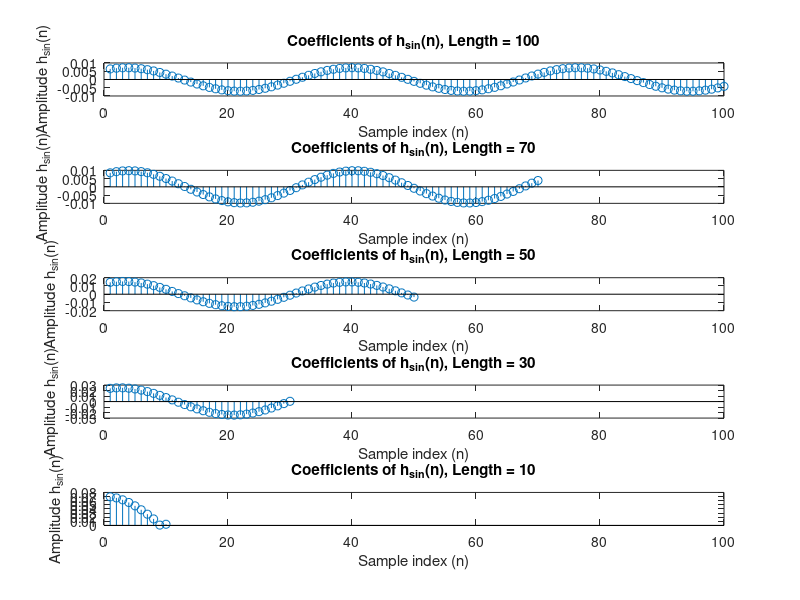

MATLAB code to generate this figure:

h_BB_reversedOrder = [-.00141272;
        -.000657779;
        -.000252045;
        -.000145228;
        -.000617492;
        -.000191559;
        .000119438;
        .000290811;
        .000167393;
        .000182847;
        -3.09946e-5;
        -.00026106;
        4.44179e-5;
        .000438254;
        .000630993;
        .000814702;
        .000689883;
        .000642405;
        .000780218;
        .000765876;
        .000596609;
        .000212804;
        -.00015842;
        -.000493322;
        -.000456846;
        -.000281913;
        -.000351245;
        -.000389521;
        -.000415859;
        -.00032167;
        -.000236221;
        -.000365496;
        -.000825367;
        -.00112215;
        -.000978803;
        -.00080876;
        -.000523907;
        -.000273839;
        -1.74858e-5;
        .00012968;
        .000297517;
        .00039157;
        .000309692;
        .000567595;
        .000793763;
        .00086271;
        .00104966;
        .00129369;
        .00121516;
        .00111702;
        .000983938;
        .000800474;
        .000617981;
        .000251385;
        -.000365834;
        -.000617057;
        -.000655467;
        -.000434984;
        -.000450132;
        -.000837581;
        -.00110953;
        -.0010192;
        -.000682965;
        -.000113112;
        .000145882;
        4.88261e-5;
        .000127582;
        -5.93261e-6;
        .000268949;
        .000472477;
        .000727159;
        .000480282;
        .000196024;
        8.17864e-5;
        -2.55988e-5;
        .000364708;
        .000698414;
        .000825581;
        .000624775;
        .000259453;
        -.000129758;
        -.000466599;
        -.000631378;
        -.00055212;
        -.000696473;
        -.000889099;
        -.000898535;
        -.000821679;
        -.000611938;
        -.000380395;
        -.00020353;
        -.000333252;
        -.000216571;
        .000105189;
        .000253755;
        .000254397;
        .000429243;
        .000433591;
        .00078856;
        .000940862;
        .000931926;
        .000982811;
        .00105755;
        .00140907;
        .00149995;
        .00141607;
        .000723957;
        .000328487;
        2.76906e-5;
        -.000205565;
        -.000423485;
        -.000897024;
        -.00131941;
        -.00142747;
        -.00103157;
        -.000633993;
        -.000457755;
        -.000476328;
        -.000499022;
        -.000590104;
        -.000557087;
        -.000654081;
        -.000706798;
        -.000386317;
        -.000159001;
        -2.58096e-6;
        -.000107082;
        -.000230291;
        3.19991e-5;
        .000482579;
        .000821164;
        .00115511;
        .00120296;
        .00133516;
        .00166862;
        .00175554;
        .00171744;
        .00141179;
        .000604784;
        -.000297363;
        -.000841691;
        -.000827251;
        .00027397;
        .000732172;
        .000930474;
        .000301475;
        -.000628479;
        -.00106053;
        -.000873266;
        -.000249997;
        -.000132312;
        -.000179967;
        -.000347866;
        -.000210684;
        .00044521;
        .00121758;
        .00140804;
        .000761121;
        .000255313;
        .000749035;
        .00115672;
        .00121131;
        .000868579;
        .000376071;
        .000119052;
        .000508669;
        .000218091;
        -.000416066;
        -.000868279;
        -.000553352;
        .000725122;
        .00124181;
        .000551526;
        -.000583037;
        -.00108452;
        -.000968645;
        -.000533759;
        -.000666731;
        -.00161321;
        -.00241413;
        -.00184122;
        -.000757215;
        -.000280423;
        -.00024884;
        6.76651e-5;
        .000972938;
        .00106875;
        .000535781;
        .000415205;
        .000318108;
        .00150698;
        .00381178;
        .00390535;
        .00256514;
        .00229319;
        .00266915;
        .00321265;
        .00206183;
        -.00030724;
        -.00179824;
        -.00217024;
        -.00107075;
        .000376813;
        -.000496404;
        -.00290908;
        -.00340027;
        -.00163203;
        .00120175;
        .0031251;
        .00183827;
        -.00152242;
        -.00292401;
        -.00143692;
        .00171916;
        .00237708;
        -.000994343;
        -.00321863;
        -.000952024;
        .00248545;
        .00342764;
        .00275113;
        .000646626;
        7.18166e-5;
        .00172346;
        .00285203;
        .0011248;
        -.00276784;
        -.00351308;
        -.00404589;
        -.00576478;
        -.00627417;
        -.00461246;
        -.0029044;
        -.0023959;
        -.000812939;
        -.000813743;
        -.000212602;
        .00344022;
        .00350009;
        .000415846;
        -.00268262;
        -.00478718;
        -.0026969;
        .00115534;
        .00348059;
        .00404951;
        .00113131;
        -.00435468;
        .000430783;
        .0113827;
        .0173366;
        .0125891;
        -.00262453;
        -.00643324;
        .00641665;
        .0210815;
        .0173755;
        -.00879144;
        -.0267158;
        -.0145421;
        .00979372;
        .0199397;
        .0069828;
        -.0111964;
        -.0129418;
        .00488667;
        .0181088;
        .011256;
        -.00197886;
        -.0194854;
        -.0319395;
        -.0220775;
        -.00846599;
        -.0102601;
        -.00636326;
        -.00988754;
        -.0149764;
        .00849097;
        .0302413;
        .0240454;
        .00965893;
        .000758763;
        -.00601488;
        -.00121768;
        .00458289;
        .000735437;
        -.00283795;
        -.00108667;
        .0017589;
        .0008376;
        -.000789678;
        -.000546514;
        .000414681;
        .000500272;
        -4.29855e-5;
        -9.60023e-5;
        .000147468;
        .000213372;
        .000143693;
        5.29525e-5;
        6.39882e-5;
        5.67605e-5;
        8.90269e-5;
        2.72659e-5;
        -6.38299e-5;
        -3.62145e-5;
        -3.49186e-5;
        -7.1811e-5;
        -8.98332e-5;
        -3.10874e-5;
        -6.59179e-5;
        -4.36235e-5;
        1.21481e-6;
        -2.48148e-5;
        -3.69303e-6;
        -9.97263e-6;
        2.762e-5;
        -7.21136e-6;
        3.04775e-6;
        6.1665e-5;
        -8.18706e-6;
        2.2994e-5;
        5.36919e-5;
        2.25576e-5;
        .000169764];

h_sin_reversedOrder = [.000853052;
        .000702412;
        .00053087;
        .0003435;
        .000145913;
        -5.60225e-5;
        -.000256271;
        -.000448892;
        -.000628139;
        -.000788714;
        -.000925761;
        -.00103527;
        -.00111392;
        -.00115939;
        -.00117038;
        -.00114644;
        -.00108845;
        -.000997963;
        -.000877792;
        -.000731493;
        -.000563404;
        -.000378525;
        -.000182394;
        1.91803e-5;
        .000220171;
        .000414607;
        .000596682;
        .000760996;
        .000902664;
        .00101741;
        .00110189;
        .0011535;
        .00117079;
        .0011532;
        .00110133;
        .00101659;
        .000901595;
        .000759748;
        .000595275;
        .000413082;
        .000218585;
        1.75723e-5;
        -.000183966;
        -.000380012;
        -.000564744;
        -.000732675;
        -.000878756;
        -.000998682;
        -.00108885;
        -.00114659;
        -.0011702;
        -.00115894;
        -.00111321;
        -.00103424;
        -.000924544;
        -.000787291;
        -.000626586;
        -.000447236;
        -.000254545;
        -5.42797e-5;
        .0001476;
        .00034508;
        .00053229;
        .000703655;
        .00085405;
        .00097904;
        .00107482;
        .00113864;
        .00116849;
        .00116359;
        .00112404;
        .00105095;
        .000946601;
        .000814067;
        .000657289;
        .000480926;
        .000290248;
        9.09222e-5;
        -.000111111;
        -.000309824;
        -.000499317;
        -.000673942;
        -.000828492;
        -.000958392;
        -.0010597;
        -.00112947;
        -.00116559;
        -.00116699;
        -.0011337;
        -.00106657;
        -.000967721;
        -.000840033;
        -.000687306;
        -.00051411;
        -.00032561;
        -.000127419;
        7.45778e-5;
        .000274361;
        .000465958;
        .000643693;
        .000802244;
        .00093695;
        .00104375;
        .00111942;
        .00116178;
        .0011696;
        .0011425;
        .00108143;
        .000988124;
        .000865417;
        .000716928;
        .000547094;
        .000360989;
        .000164111;
        -3.76462e-5;
        -.000238268;
        -.000431808;
        -.000612445;
        -.000774864;
        -.000914206;
        -.00102634;
        -.00110787;
        -.00115641;
        -.00117049;
        -.00114969;
        -.00109473;
        -.00100711;
        -.000889489;
        -.000745371;
        -.000579079;
        -.000395517;
        -.000200163;
        1.13641e-6;
        .00020241;
        .00039767;
        .000581074;
        .000747176;
        .000891051;
        .00100838;
        .00109574;
        .00115035;
        .00117073;
        .00115629;
        .00110739;
        .00102558;
        .000913168;
        .000773585;
        .000610949;
        .000430135;
        .000236517;
        3.58483e-5;
        -.000165879;
        -.000362668;
        -.000548638;
        -.000718275;
        -.00086651;
        -.000988982;
        -.00108188;
        -.00114266;
        -.00116936;
        -.00116125;
        -.00111853;
        -.00104254;
        -.000935458;
        -.000800505;
        -.000641756;
        -.000463859;
        -.000272138;
        -7.23257e-5;
        .00012965;
        .000327758;
        .000516113;
        .000689088;
        .000841575;
        .000968985;
        .00106753;
        .00113429;
        .00116726;
        .00116553;
        .001129;
        .00105887;
        .000957236;
        .000827094;
        .000672307;
        .000497501;
        .000307896;
        .000109111;
        -9.29146e-5;
        -.000292177;
        -.000482739;
        -.00065892;
        -.000815467;
        -.000947727;
        -.00105178;
        -.00112453;
        -.0011637;
        -.00116829;
        -.00113805;
        -.00107396;
        -.000977853;
        -.000852614;
        -.000702011;
        -.000530492;
        -.000343164;
        -.000145632;
        5.62362e-5;
        .000256431;
        .000448985;
        .000628186;
        .000788646;
        .00092563;
        .00103506;
        .00111365;
        .00115908;
        .00117002;
        .00114605;
        .00108803;
        .000997546;
        .000877366;
        .000731062;
        .000562957;
        .00037813;
        .000182009;
        -1.95116e-5;
        -.000220459;
        -.00041483;
        -.000596855;
        -.000761116;
        -.000902697;
        -.00101741;
        -.00110183;
        -.00115336;
        -.0011706;
        -.00115296;
        -.00110101;
        -.00101626;
        -.000901234;
        -.000759365;
        -.000594898;
        -.000412696;
        -.000218209;
        -1.7213e-5;
        .000184289;
        .000380301;
        .000564963;
        .000732847;
        .000878886;
        .000998756;
        .00108893;
        .00114656;
        .00117011;
        .00115876;
        .00111301;
        .00103405;
        .000924326;
        .000787074;
        .000626372;
        .000446996;
        .000254327;
        5.40854e-5;
        -.000147757;
        -.000345208;
        -.000532371;
        -.000703653;
        -.000854018;
        -.000978922;
        -.0010747;
        -.00113839;
        -.00116823;
        -.00116322;
        -.00112358;
        -.00105055;
        -.000946133;
        -.000813595;
        -.000656773;
        -.000480417;
        -.000289738;
        -9.04302e-5;
        .00011158;
        .00031028;
        .000499749;
        .000674316;
        .000828842;
        .000958687;
        .00105997;
        .00112969;
        .00116576;
        .0011671;
        .00113376;
        .00106663;
        .000967706;
        .000839973;
        .000687245;
        .000514034;
        .000325541;
        .000127344;
        -7.4647e-5;
        -.000274405;
        -.000465993;
        -.000643702;
        -.000802241;
        -.000936866;
        -.00104367;
        -.00111932;
        -.00116158;
        -.00116932;
        -.00114222;
        -.00108112;
        -.000987781;
        -.000865057;
        -.000716568;
        -.000546707;
        -.00036059;
        -.000163722;
        3.80207e-5;
        .000238636;
        .000432149;
        .000612803;
        .000775179;
        .000914506;
        .00102659;
        .00110808;
        .00115662;
        .00117067;
        .00114989];

h_reversedOrder_100 = [-.00417414;
        -.0051056;
        -.00588502;
        -.00648937;
        -.00690019;
        -.00710561;
        -.0070993;
        -.00688162;
        -.00645917;
        -.00584422;
        -.0050552;
        -.00411585;
        -.00305362;
        -.00190055;
        -.000690871;
        .000539353;
        .00175355;
        .00291544;
        .00399064;
        .0049469;
        .00575586;
        .00639343;
        .00684049;
        .00708408;
        .00711653;
        .00693702;
        .00655095;
        .00596981;
        .00521084;
        .00429666;
        .00325457;
        .00211563;
        .000913584;
        -.00031564;
        -.00153545;
        -.00270958;
        -.00380301;
        -.00478313;
        -.00562072;
        -.00629112;
        -.00677404;
        -.00705516;
        -.00712634;
        -.00698516;
        -.00663584;
        -.00608924;
        -.00536107;
        -.00447327;
        -.00345215;
        -.00232838;
        -.00113515;
        9.18487e-5;
        .00131611;
        .00250122;
        .00361176;
        .00461472;
        .00548037;
        .00618281;
        .00670109;
        .00701972;
        .00712943;
        .00702672;
        .0067147;
        .00620285;
        .00550605;
        .00464549;
        .00364656;
        .00253896;
        .00135584;
        .00013228;
        -.00109522;
        -.0022901;
        -.00341676;
        -.00444174;
        -.00533425;
        -.00606817;
        -.00662116;
        -.00697702;
        -.00712517;
        -.007061;
        -.0067866;
        -.00631007;
        -.00564559;
        -.00481315;
        -.00383711;
        -.00274691;
        -.00157492;
        -.00035603;
        .000873463;
        .00207701;
        .00321861;
        .00426434;
        .00518322;
        .00594775;
        .00653483;
        .00692773;
        .00711398;
        .00708865;
        .00685197;
        .00641127];


% h_reversedOrder_70 = [.00485119;
%         .00319805;
%         .00144936;
%         -.000342656;
%         -.00212472;
%         -.00384502;
%         -.00545084;
%         -.00689529;
%         -.00813575;
%         -.00913381;
%         -.00986185;
%         -.0102945;
%         -.0104212;
%         -.0102377;
%         -.00974778;
%         -.00896743;
%         -.00792063;
%         -.00663501;
%         -.00515285;
%         -.00351515;
%         -.00177071;
%         2.82452e-5;
%         .00182765;
%         .00357383;
%         .00521506;
%         .00670271;
%         .00799139;
%         .00904429;
%         .00982768;
%         .0103206;
%         .0105052;
%         .0103776;
%         .00994027;
%         .00920604;
%         .00819552;
%         .00694098;
%         .00547645;
%         .00384709;
%         .00210057;
%         .000288918;
%         -.00153461;
%         -.00331523;
%         -.00499901;
%         -.00653724;
%         -.00788271;
%         -.0089957;
%         -.00984259;
%         -.0103974;
%         -.0106435;
%         -.0105719;
%         -.0101857;
%         -.00949452;
%         -.00851884;
%         -.00728822;
%         -.00583707;
%         -.00420994;
%         -.00245314;
%         -.000620304;
%         .00123552;
%         .00305737;
%         .00479212;
%         .00638716;
%         .00779488;
%         .00897341;
%         .00988756;
%         .0105082;
%         .0108173;
%         .0108046;
%         .0104696;
%         .00982258];
h_reversedOrder_70 = [.00384225;
        .00223413;
        .000559668;
        -.00113148;
        -.00278892;
        -.00436337;
        -.00580784;
        -.00707938;
        -.00814011;
        -.00895808;
        -.00950967;
        -.00977769;
        -.00975484;
        -.00944143;
        -.00884704;
        -.00798873;
        -.00689275;
        -.00559141;
        -.00412357;
        -.00253297;
        -.000866867;
        .000825005;
        .00249229;
        .00408545;
        .0055567;
        .00686273;
        .00796433;
        .00882877;
        .00943019;
        .00975054;
        .00978074;
        .00951986;
        .00897543;
        .00816313;
        .00710824;
        .00584159;
        .00440092;
        .00282919;
        .00117321;
        -.000517716;
        -.00219322;
        -.0038035;
        -.00530031;
        -.0066393;
        -.00778079;
        -.00869062;
        -.00934117;
        -.00971411;
        -.00979728;
        -.00958916;
        -.0090946;
        -.00832972;
        -.00731688;
        -.00608611;
        -.00467403;
        -.00312268;
        -.00147845;
        .000209917;
        .00189201;
        .00351765;
        .00503867;
        .00640957;
        .00758955;
        .0085434;
        .00924317;
        .0096673;
        .00980374;
        .0096483;
        .00920517;
        .00848822];

h_reversedOrder_50 = [-.00349937;
        -.00095865;
        .00161287;
        .00413742;
        .00654011;
        .00875063;
        .0107006;
        .0123348;
        .0136016;
        .014466;
        .0148991;
        .014888;
        .0144331;
        .0135459;
        .012254;
        .010595;
        .00861707;
        .00637932;
        .00394739;
        .00139375;
        -.00120594;
        -.00377423;
        -.00623449;
        -.00851289;
        -.0105423;
        -.0122607;
        -.013617;
        -.0145703;
        -.0150911;
        -.0151618;
        -.0147818;
        -.013959;
        -.0127184;
        -.0110967;
        -.00914029;
        -.00690729;
        -.00446369;
        -.00188152;
        .000762688;
        .00338922;
        .00592112;
        .00828181;
        .0103998;
        .0122139;
        .0136678;
        .014716;
        .015329;
        .0154855;
        .0151792;
        .0144204];

h_reversedOrder_30 = [.000485173;
        -.00373479;
        -.00784838;
        -.011732;
        -.0152723;
        -.0183597;
        -.0209045;
        -.0228305;
        -.0240763;
        -.0246047;
        -.0244016;
        -.0234671;
        -.0218305;
        -.0195413;
        -.0166637;
        -.0132847;
        -.00950265;
        -.00542989;
        -.00118703;
        .00309846;
        .00729956;
        .0112899;
        .0149499;
        .0181723;
        .0208573;
        .0229244;
        .0243107;
        .0249737;
        .0248912;
        .024065];

h_reversedOrder_10 = [.00285081;
        .000820995;
        .015778;
        .027265;
        .0379436;
        .0474949;
        .0556341;
        .0621156;
        .0667443;
        .069378];

% h_reversedOrder_10 = [.00757983;
%         .0163175;
%         .0245795;
%         .0321186;
%         .0387054;
%         .0441456;
%         .0482743;
%         .0509583;
%         .0521158;
%         .051685];

h_BB = flip(h_BB_reversedOrder');
h_sin = flip(h_sin_reversedOrder');
h_sin_100 = flip(h_reversedOrder_100');
h_sin_70 = flip(h_reversedOrder_70');
h_sin_50 = flip(h_reversedOrder_50');
h_sin_30 = flip(h_reversedOrder_30');
h_sin_10 = flip(h_reversedOrder_10');

close all

% h_BB: Plot the filter coefficiencts:
% figure(1);
% stem(h_BB);
% title('Filter coefficients of h_{BB}');
% xlabel('Samples'); % Added
% ylabel('Amplitude'); % Added
% axis([0 325 -0.04 0.04])
% 
% % H_BB: Plot the magnitude
% figure(2);
% N_fft = 325;   %Zero-pad FFT for increased frequency resolution
% plot(abs(fft(h_BB, N_fft))); hold on;
% title('Filter magnitude response of H_{BB}');
% xlabel('Frequency f´ = 325f/fs'); %A frequency unit (which?)
% ylabel('|H_{BB}|');
% axis([0 325 -4 4])

% H_BB: Plot the magnitude
% figure(3);
% N_fft = 325;   %Zero-pad FFT for increased frequency resolution
% plot(angle(fft(h_BB,N_fft)));
% title('Filter phase response of H_{BB}');
% xlabel('Frequency f´ = 325f/fs'); %A frequency unit (which?)
% ylabel('Phase [rad]');
% axis([0 325 -4 4])

%%
% close all
% figure(3)
% 
% subplot(3,1,1)
% stem(h_BB);
% title('Filter coefficients of h_{BB}(n)');
% xlabel('Sample index [n]'); % Added
% ylabel('Amplitude h_{BB}(n)'); % Added
% axis([0 325 -0.032 0.032])
% 
% fs=16000;
% 
% subplot(3,1,2)
% %N_fft = 325;   %Zero-pad FFT for increased frequency resolution
% plot(abs(fft(h_BB,fs))); hold on;
% title('Filter magnitude response of H_{BB}(n)');
% xlabel('Frequency [Hz]'); %A frequency unit (which?)
% ylabel('Magnitude |H_{BB}(n)|');
% %axis([0 fs 0 0.35])
% 
% subplot(3,1,3)
% N_fft = 325;   %Zero-pad FFT for increased frequency resolution
% plot(angle(fft(h_BB,fs)));
% title('Filter phase response of H_{BB}(n)');
% xlabel('Frequency [Hz]'); %A frequency unit (which?)
% ylabel('Phase [rad]');
% %axis([0 fs -4 4])

figure(4)

subplot(5,1,1)
stem(h_sin_100);
title('Coefficients of h_{sin}(n), Length = 100');
xlabel('Sample index (n)'); % Added
ylabel('Amplitude h_{sin}(n)'); % Added
% axis([0 100 -0.05 0.07])
xlim([0 100])

subplot(5,1,2)
stem(h_sin_70);
title('Coefficients of h_{sin}(n), Length = 70');
xlabel('Sample index (n)'); % Added
ylabel('Amplitude h_{sin}(n)'); % Added
% axis([0 100 -0.05 0.07])
xlim([0 100])

subplot(5,1,3)
stem(h_sin_50);
title('Coefficients of h_{sin}(n), Length = 50');
xlabel('Sample index (n)'); % Added
ylabel('Amplitude h_{sin}(n)'); % Added
% axis([0 100 -0.05 0.07])
xlim([0 100])

subplot(5,1,4)
stem(h_sin_30);
title('Coefficients of h_{sin}(n), Length = 30');
xlabel('Sample index (n)'); % Added
ylabel('Amplitude h_{sin}(n)'); % Added
% axis([0 100 -0.05 0.07])
xlim([0 100])

subplot(5,1,5)
stem(h_sin_10);
title('Coefficients of h_{sin}(n), Length = 10');
xlabel('Sample index (n)'); % Added
ylabel('Amplitude h_{sin}(n)'); % Added
xlim([0 100])
% axis([0 100 -0.05 0.07])
% axis([0 325 -0.0012 0.0012])
% 
% fs=16000;
% 
% subplot(3,1,2)
% %N_fft = 325;   %Zero-pad FFT for increased frequency resolution
% plot(abs(fft(h_sin,fs))); hold on;
% title('Filter magnitude response of H_{sin}(n)');
% xlabel('Frequency [Hz]'); %A frequency unit (which?)
% ylabel('Magnitude |H_{sin}(n)|');
% %axis([0 fs 0 0.2])
% 
% subplot(3,1,3)
% N_fft = 325;   %Zero-pad FFT for increased frequency resolution
% plot(angle(fft(h_sin,fs)));
% title('Filter phase response of H_{sin}(n)');
% xlabel('Frequency [Hz]'); %A frequency unit (which?)
% ylabel('Phase [rad]');
% %axis([0 fs -4 4])

